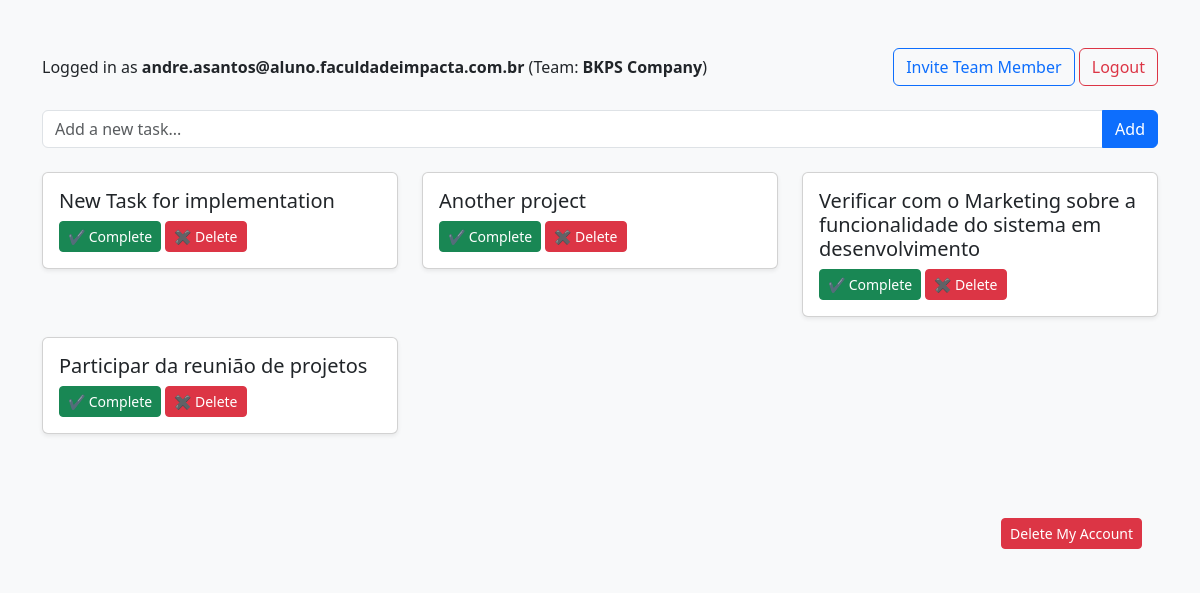
The page / (signed in) on the database its author committed.
### tables this page shows
CREATE TABLE todos (
                id INTEGER PRIMARY KEY AUTOINCREMENT,
                task TEXT NOT NULL,
                status TEXT NOT NULL,
                user_id INTEGER NOT NULL,
                team_id INTEGER,
                api_response TEXT,
                FOREIGN KEY (user_id) REFERENCES users(id),
                FOREIGN KEY (team_id) REFERENCES teams(id)
            );

### app.py (the view, shortened to what this page needs)
@app.route('/')
def index():
    if 'user_id' not in session:
        return redirect(url_for('login'))
    user_id = session['user_id']
    team_id = session.get('team_id')
    conn = sqlite3.connect('todo.db')
    c = conn.cursor()
    if team_id:
        c.execute('''
            SELECT todos.id, todos.task, todos.status, todos.user_id, todos.api_response
            FROM todos
            JOIN users ON todos.user_id = users.id
            WHERE users.team_id=?
            ORDER BY todos.id DESC
        ''', (team_id,))
    tasks = c.fetchall()
    conn.close()
    return render_template('index.html', tasks=tasks, team_name=session.get('team_name', 'No Team'))

### templates/index.html (shortened to what this page needs)
<!DOCTYPE html>
<html lang="en">
<head>
    <link href="https://cdn.jsdelivr.net/npm/bootstrap@5.3.2/dist/css/bootstrap.min.css" rel="stylesheet">
</head>
<body>
<div class="container py-5">
    <div class="d-flex justify-content-between align-items-center mb-4">
        <div>
          <p class="mb-0">Logged in as <strong>{{ session['email'] }}</strong> (Team: <strong>{{ team_name }}</strong>)</p>
        </div>
        <div>
          <a href="/invite" class="btn btn-outline-primary">Invite Team Member</a>
          <a href="/logout" class="btn btn-outline-danger">Logout</a>
        </div>
    </div>
    <form action="/add" method="POST" class="input-group mb-4">
        <input type="text" name="task" class="form-control" placeholder="Add a new task..." required>
        <button type="submit" class="btn btn-primary">Add</button>
    </form>
    <div class="row">
        {% for task in tasks %}
        <div class="col-md-4">
            <div class="card shadow-sm">
                <div class="card-body">
                    <h5 class="card-title {% if task[2] == 'Completed' %}completed{% endif %}">
                        {{ task[1] }}
                    </h5>
                    {% if task[2] != 'Completed' %}
                        <a href="/complete/{{ task[0] }}" class="btn btn-success btn-sm">✔ Complete</a>
                    {% endif %}
                    <a href="/delete/{{ task[0] }}" class="btn btn-danger btn-sm">✖ Delete</a>
                </div>
            </div>
        </div>
        {% endfor %}
    </div>
    <footer class="bg-light text-end p-3 mt-5">
        <form action="{{ url_for('delete_user', user_id=session['user_id']) }}" method="POST">
            <button type="submit" class="btn btn-danger btn-sm">
                Delete My Account
            </button>
        </form>
    </footer>
</div>
</body>
</html>

### templates/index.html (style rules this page uses)
body { background-color: #f8f9fa; }
.card { margin-bottom: 20px; }

### rows shown on the page
todos: task "New Task for implementation"
todos: task "Another project"
todos: task "Verificar com o Marketing sobre a funcionalidade do sistema em desenvolvimento"
todos: task "Participar da reunião de projetos"

### other values the page prints
{{ session['email'] }} "andre.asantos@aluno.faculdadeimpacta.com.br"
{{ team_name }} "BKPS Company"
